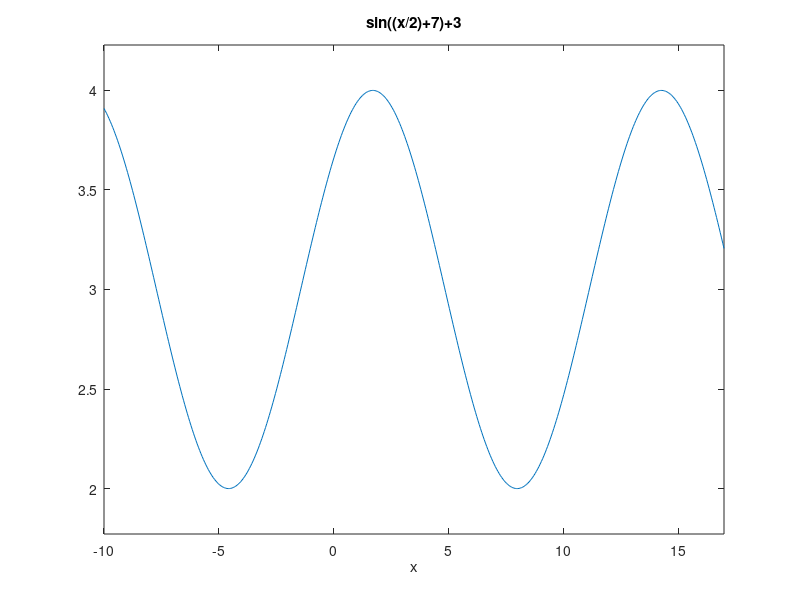

The MATLAB source for this figure: (Note: this script raises an error after producing the figure.)
x = input('x = ');
a = -10;
b = 17;
h = 0.6;



ezplot('sin((x/2)+7)+3',[a,b]);
hold on


while a < b
    y1 = func_one(x);
    y2 = func_two(x);
    
    a = a + h;
end


function f = func_one(x)
f = sin((x/2)+7)+3;
end

function f = func_two(x)
f = sqrt(abs(x+6));
end

        